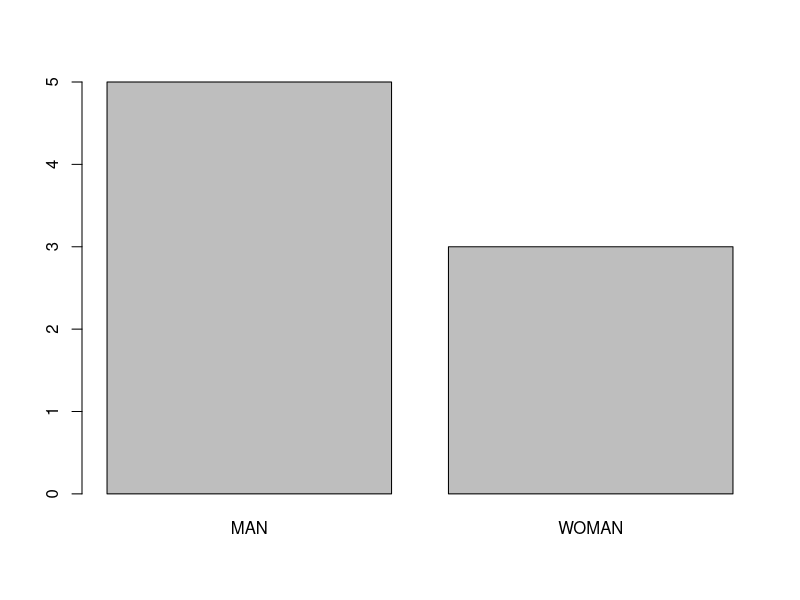

This figure's R source:
# 같은 데이터 타입을 저장하는 자료구조
# 1,2,3차원 vector/matrix/array

# 다른 데이터 타입을 저장하는 자료구조

# List (1차원-선형구조), DataFrame(2차원), 범주형 자료구조; Factor

# FACTOR 범주형 데이터를 저장하기 위한 자료구조
# 범주형 데이터는 
# EX) 방의 크기 "大" "中" "小" => LEVEL
# 일반적으로 vector를 이용해 factor를 만듦

# 6명의 혈액형 데이터를 vector에 저장하고 factor로 변형하기

var1 = c("A형","B형","O형","AB형","A형","B형")
var1

factor_var1 = factor(var1)  # factor라는 명령어에 넣으면 벡터->펙터로 변형
factor_var1 # 형태 및 levels 정리

nlevels(factor_var1) # 범주(level) 개수
levels(factor_var1) # 사용되는 level 출력
is.factor(factor_var1) # 형태가 펙터가 맞는 지 확인 => T

# when using factor? To measure frequency
# 남성과 여성의 성별 데이터로 factor생성하고 빈도수 구하기

var1 = c("MAN","WOMAN","MAN","WOMAN","MAN","WOMAN","MAN","MAN")
f.gender = factor(var1)

table(f.gender) # 범주와 범주에 몇개가 해당하는지(빈도 출력)
plot(f.gender) # 그래프 확인












